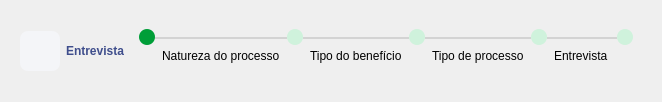
       <widget class="QFrame" name="frCabecalho">
        <property name="sizePolicy">
         <sizepolicy hsizetype="Preferred" vsizetype="Minimum">
          <horstretch>0</horstretch>
          <verstretch>0</verstretch>
         </sizepolicy>
        </property>
        <property name="maximumSize">
         <size>
          <width>16777215</width>
          <height>160</height>
         </size>
        </property>
        <property name="styleSheet">
         <string notr="true">/*------------------------------------------- Frame -------------------------------------------*/
#frPrimeiraEtapa {
	border-radius: 8px;
	background-color: #009E38;
}

#frSegundaEtapa, #frTerceiraEtapa, 
#frQuartaEtapa, #frQuintaEtapa {
	border-radius: 8px;
	background-color: #CFF2DC;
}

#frSeparador1, #frSeparador2, #frSeparador3, #frSeparador4 {
	background-color: lightgrey;
}

/*------------------------------------------- Push Button -------------------------------------------*/
#pbVoltar {
	background-image: url(:/voltar/back.png);
	background-position: center;
	background-repeat: no-repeat;

	background-color: #F4F5F8;
	border-radius: 8px;
}

#pbVoltar:hover {
	background-image: url(:/voltar/back.png);
	background-position: center;
	background-repeat: no-repeat;

	background-color: rgb(228, 233, 248);
	border-radius: 8px;
}


/*------------------------------------------- Label -------------------------------------------*/
#lbInfoTitulo {
	font: 16pt &quot;Avenir LT Std&quot;;
	color: #3F4E8C;
	font-weight: 750;
}

#lbInfoNatureza, #lbInfoTpBeneficio,
#lbInfoTpProcesso, #lbInfoEntrevista {
	font: 10pt &quot;Avenir LT Std&quot;;
	color: black;
	padding: 4px;
}</string>
        </property>
        <property name="frameShape">
         <enum>QFrame::NoFrame</enum>
        </property>
        <property name="frameShadow">
         <enum>QFrame::Raised</enum>
        </property>
        <layout class="QVBoxLayout" name="verticalLayout_2">
         <property name="spacing">
          <number>0</number>
         </property>
         <item alignment="Qt::AlignTop">
          <widget class="QFrame" name="frTitulo">
           <property name="maximumSize">
            <size>
             <width>16777215</width>
             <height>80</height>
            </size>
           </property>
           <property name="frameShape">
            <enum>QFrame::NoFrame</enum>
           </property>
           <property name="frameShadow">
            <enum>QFrame::Raised</enum>
           </property>
           <layout class="QHBoxLayout" name="horizontalLayout">
            <item>
             <widget class="QPushButton" name="pbVoltar">
              <property name="minimumSize">
               <size>
                <width>40</width>
                <height>40</height>
               </size>
              </property>
              <property name="maximumSize">
               <size>
                <width>40</width>
                <height>40</height>
               </size>
              </property>
              <property name="text">
               <string/>
              </property>
             </widget>
            </item>
            <item>
             <widget class="QLabel" name="lbInfoTitulo">
              <property name="text">
               <string>Entrevista</string>
              </property>
             </widget>
            </item>
            <item alignment="Qt::AlignHCenter">
             <widget class="QFrame" name="frMigalhas">
              <property name="sizePolicy">
               <sizepolicy hsizetype="Preferred" vsizetype="Preferred">
                <horstretch>0</horstretch>
                <verstretch>0</verstretch>
               </sizepolicy>
              </property>
              <property name="frameShape">
               <enum>QFrame::NoFrame</enum>
              </property>
              <property name="frameShadow">
               <enum>QFrame::Raised</enum>
              </property>
              <layout class="QHBoxLayout" name="horizontalLayout_2">
               <property name="spacing">
                <number>0</number>
               </property>
               <item>
                <widget class="QFrame" name="frame">
                 <property name="frameShape">
                  <enum>QFrame::NoFrame</enum>
                 </property>
                 <property name="frameShadow">
                  <enum>QFrame::Raised</enum>
                 </property>
                 <layout class="QVBoxLayout" name="verticalLayout_3">
                  <property name="spacing">
                   <number>0</number>
                  </property>
                  <property name="leftMargin">
                   <number>0</number>
                  </property>
                  <property name="topMargin">
                   <number>0</number>
                  </property>
                  <property name="rightMargin">
                   <number>0</number>
                  </property>
                  <property name="bottomMargin">
                   <number>0</number>
                  </property>
                  <item>
                   <widget class="QFrame" name="frPrimeiraEtapa">
                    <property name="minimumSize">
                     <size>
                      <width>16</width>
                      <height>16</height>
                     </size>
                    </property>
                    <property name="maximumSize">
                     <size>
                      <width>16</width>
                      <height>16</height>
                     </size>
                    </property>
                    <property name="frameShape">
                     <enum>QFrame::NoFrame</enum>
                    </property>
                    <property name="frameShadow">
                     <enum>QFrame::Raised</enum>
                    </property>
                   </widget>
                  </item>
                  <item>
                   <spacer name="verticalSpacer">
                    <property name="orientation">
                     <enum>Qt::Vertical</enum>
                    </property>
                    <property name="sizeHint" stdset="0">
                     <size>
                      <width>16</width>
                      <height>40</height>
                     </size>
                    </property>
                   </spacer>
                  </item>
                 </layout>
                </widget>
               </item>
               <item>
                <widget class="QFrame" name="frame_4">
                 <property name="sizePolicy">
                  <sizepolicy hsizetype="Preferred" vsizetype="MinimumExpanding">
                   <horstretch>0</horstretch>
                   <verstretch>0</verstretch>
                  </sizepolicy>
                 </property>
                 <property name="frameShape">
                  <enum>QFrame::NoFrame</enum>
                 </property>
                 <property name="frameShadow">
                  <enum>QFrame::Raised</enum>
                 </property>
                 <layout class="QVBoxLayout" name="verticalLayout_4">
                  <property name="spacing">
                   <number>0</number>
                  </property>
                  <property name="leftMargin">
                   <number>0</number>
                  </property>
                  <property name="topMargin">
                   <number>8</number>
                  </property>
                  <property name="rightMargin">
                   <number>0</number>
                  </property>
                  <property name="bottomMargin">
                   <number>0</number>
                  </property>
                  <item>
                   <widget class="QFrame" name="frSeparador1">
                    <property name="sizePolicy">
                     <sizepolicy hsizetype="Preferred" vsizetype="MinimumExpanding">
                      <horstretch>0</horstretch>
                      <verstretch>0</verstretch>
                     </sizepolicy>
                    </property>
                    <property name="minimumSize">
                     <size>
                      <width>70</width>
                      <height>0</height>
                     </size>
                    </property>
                    <property name="maximumSize">
                     <size>
                      <width>16777215</width>
                      <height>2</height>
                     </size>
                    </property>
                    <property name="frameShape">
                     <enum>QFrame::NoFrame</enum>
                    </property>
                    <property name="frameShadow">
                     <enum>QFrame::Raised</enum>
                    </property>
                   </widget>
                  </item>
                  <item alignment="Qt::AlignVCenter">
                   <widget class="QLabel" name="lbInfoNatureza">
                    <property name="sizePolicy">
                     <sizepolicy hsizetype="Preferred" vsizetype="MinimumExpanding">
                      <horstretch>0</horstretch>
                      <verstretch>0</verstretch>
                     </sizepolicy>
                    </property>
                    <property name="text">
                     <string>Natureza do processo</string>
                    </property>
                   </widget>
                  </item>
                 </layout>
                </widget>
               </item>
               <item>
                <widget class="QFrame" name="frame_3">
                 <property name="frameShape">
                  <enum>QFrame::NoFrame</enum>
                 </property>
                 <property name="frameShadow">
                  <enum>QFrame::Raised</enum>
                 </property>
                 <layout class="QVBoxLayout" name="verticalLayout_5">
                  <property name="spacing">
                   <number>0</number>
                  </property>
                  <property name="leftMargin">
                   <number>0</number>
                  </property>
                  <property name="topMargin">
                   <number>0</number>
                  </property>
                  <property name="rightMargin">
                   <number>0</number>
                  </property>
                  <property name="bottomMargin">
                   <number>0</number>
                  </property>
                  <item>
                   <widget class="QFrame" name="frSegundaEtapa">
                    <property name="minimumSize">
                     <size>
                      <width>16</width>
                      <height>16</height>
                     </size>
                    </property>
                    <property name="maximumSize">
                     <size>
                      <width>16</width>
                      <height>16</height>
                     </size>
                    </property>
                    <property name="frameShape">
                     <enum>QFrame::NoFrame</enum>
                    </property>
                    <property name="frameShadow">
                     <enum>QFrame::Raised</enum>
                    </property>
                   </widget>
                  </item>
                  <item>
                   <spacer name="verticalSpacer_2">
                    <property name="orientation">
                     <enum>Qt::Vertical</enum>
                    </property>
                    <property name="sizeHint" stdset="0">
                     <size>
                      <width>16</width>
                      <height>40</height>
                     </size>
                    </property>
                   </spacer>
                  </item>
                 </layout>
                </widget>
               </item>
               <item>
                <widget class="QFrame" name="frame_6">
                 <property name="sizePolicy">
                  <sizepolicy hsizetype="Preferred" vsizetype="MinimumExpanding">
                   <horstretch>0</horstretch>
                   <verstretch>0</verstretch>
                  </sizepolicy>
                 </property>
                 <property name="frameShape">
                  <enum>QFrame::NoFrame</enum>
                 </property>
                 <property name="frameShadow">
                  <enum>QFrame::Raised</enum>
                 </property>
                 <layout class="QVBoxLayout" name="verticalLayout_6">
                  <property name="spacing">
                   <number>0</number>
                  </property>
                  <property name="leftMargin">
                   <number>0</number>
                  </property>
                  <property name="topMargin">
                   <number>8</number>
                  </property>
                  <property name="rightMargin">
                   <number>0</number>
                  </property>
                  <property name="bottomMargin">
                   <number>0</number>
                  </property>
                  <item>
                   <widget class="QFrame" name="frSeparador2">
                    <property name="sizePolicy">
                     <sizepolicy hsizetype="Preferred" vsizetype="MinimumExpanding">
                      <horstretch>0</horstretch>
                      <verstretch>0</verstretch>
                     </sizepolicy>
                    </property>
                    <property name="minimumSize">
                     <size>
                      <width>70</width>
                      <height>0</height>
                     </size>
                    </property>
                    <property name="maximumSize">
                     <size>
                      <width>16777215</width>
                      <height>2</height>
                     </size>
                    </property>
                    <property name="frameShape">
                     <enum>QFrame::NoFrame</enum>
                    </property>
                    <property name="frameShadow">
                     <enum>QFrame::Raised</enum>
                    </property>
                   </widget>
                  </item>
                  <item alignment="Qt::AlignVCenter">
                   <widget class="QLabel" name="lbInfoTpBeneficio">
                    <property name="sizePolicy">
                     <sizepolicy hsizetype="Preferred" vsizetype="MinimumExpanding">
                      <horstretch>0</horstretch>
                      <verstretch>0</verstretch>
                     </sizepolicy>
                    </property>
                    <property name="text">
                     <string>Tipo do benefício</string>
                    </property>
                   </widget>
                  </item>
                 </layout>
                </widget>
               </item>
               <item>
                <widget class="QFrame" name="frame_7">
                 <property name="frameShape">
                  <enum>QFrame::NoFrame</enum>
                 </property>
                 <property name="frameShadow">
                  <enum>QFrame::Raised</enum>
                 </property>
                 <layout class="QVBoxLayout" name="verticalLayout_7">
                  <property name="spacing">
                   <number>0</number>
                  </property>
                  <property name="leftMargin">
                   <number>0</number>
                  </property>
                  <property name="topMargin">
                   <number>0</number>
                  </property>
                  <property name="rightMargin">
                   <number>0</number>
                  </property>
                  <property name="bottomMargin">
                   <number>0</number>
                  </property>
                  <item>
                   <widget class="QFrame" name="frTerceiraEtapa">
                    <property name="minimumSize">
                     <size>
                      <width>16</width>
                      <height>16</height>
                     </size>
                    </property>
                    <property name="maximumSize">
                     <size>
                      <width>16</width>
                      <height>16</height>
                     </size>
                    </property>
                    <property name="frameShape">
                     <enum>QFrame::NoFrame</enum>
                    </property>
                    <property name="frameShadow">
                     <enum>QFrame::Raised</enum>
                    </property>
                   </widget>
                  </item>
                  <item>
                   <spacer name="verticalSpacer_3">
                    <property name="orientation">
                     <enum>Qt::Vertical</enum>
                    </property>
                    <property name="sizeHint" stdset="0">
                     <size>
                      <width>16</width>
                      <height>40</height>
                     </size>
                    </property>
                   </spacer>
                  </item>
                 </layout>
                </widget>
               </item>
               <item>
                <widget class="QFrame" name="frame_5">
                 <property name="sizePolicy">
                  <sizepolicy hsizetype="Preferred" vsizetype="MinimumExpanding">
                   <horstretch>0</horstretch>
                   <verstretch>0</verstretch>
                  </sizepolicy>
                 </property>
                 <property name="frameShape">
                  <enum>QFrame::NoFrame</enum>
                 </property>
                 <property name="frameShadow">
                  <enum>QFrame::Raised</enum>
                 </property>
                 <layout class="QVBoxLayout" name="verticalLayout_8">
                  <property name="spacing">
                   <number>0</number>
                  </property>
                  <property name="leftMargin">
                   <number>0</number>
                  </property>
                  <property name="topMargin">
                   <number>8</number>
                  </property>
                  <property name="rightMargin">
                   <number>0</number>
                  </property>
                  <property name="bottomMargin">
                   <number>0</number>
                  </property>
                  <item>
                   <widget class="QFrame" name="frSeparador3">
                    <property name="sizePolicy">
                     <sizepolicy hsizetype="Preferred" vsizetype="MinimumExpanding">
                      <horstretch>0</horstretch>
                      <verstretch>0</verstretch>
                     </sizepolicy>
                    </property>
                    <property name="minimumSize">
                     <size>
                      <width>70</width>
                      <height>0</height>
                     </size>
                    </property>
                    <property name="maximumSize">
                     <size>
                      <width>16777215</width>
                      <height>2</height>
                     </size>
                    </property>
                    <property name="frameShape">
                     <enum>QFrame::NoFrame</enum>
                    </property>
                    <property name="frameShadow">
                     <enum>QFrame::Raised</enum>
                    </property>
                   </widget>
                  </item>
                  <item alignment="Qt::AlignVCenter">
                   <widget class="QLabel" name="lbInfoTpProcesso">
                    <property name="sizePolicy">
                     <sizepolicy hsizetype="Preferred" vsizetype="MinimumExpanding">
                      <horstretch>0</horstretch>
                      <verstretch>0</verstretch>
                     </sizepolicy>
                    </property>
                    <property name="text">
                     <string>Tipo de processo</string>
                    </property>
                   </widget>
                  </item>
                 </layout>
                </widget>
               </item>
               <item>
                <widget class="QFrame" name="frame_8">
                 <property name="frameShape">
                  <enum>QFrame::NoFrame</enum>
                 </property>
                 <property name="frameShadow">
                  <enum>QFrame::Raised</enum>
                 </property>
                 <layout class="QVBoxLayout" name="verticalLayout_9">
                  <property name="spacing">
                   <number>0</number>
                  </property>
                  <property name="leftMargin">
                   <number>0</number>
                  </property>
                  <property name="topMargin">
                   <number>0</number>
                  </property>
                  <property name="rightMargin">
                   <number>0</number>
                  </property>
                  <property name="bottomMargin">
                   <number>0</number>
                  </property>
                  <item>
                   <widget class="QFrame" name="frQuartaEtapa">
                    <property name="minimumSize">
                     <size>
                      <width>16</width>
                      <height>16</height>
                     </size>
                    </property>
                    <property name="maximumSize">
                     <size>
                      <width>16</width>
                      <height>16</height>
                     </size>
                    </property>
                    <property name="frameShape">
                     <enum>QFrame::NoFrame</enum>
                    </property>
                    <property name="frameShadow">
                     <enum>QFrame::Raised</enum>
                    </property>
                   </widget>
                  </item>
                  <item>
                   <spacer name="verticalSpacer_4">
                    <property name="orientation">
                     <enum>Qt::Vertical</enum>
                    </property>
                    <property name="sizeHint" stdset="0">
                     <size>
                      <width>16</width>
                      <height>40</height>
                     </size>
                    </property>
                   </spacer>
                  </item>
                 </layout>
                </widget>
               </item>
               <item>
                <widget class="QFrame" name="frame_14">
                 <property name="sizePolicy">
                  <sizepolicy hsizetype="Preferred" vsizetype="MinimumExpanding">
                   <horstretch>0</horstretch>
                   <verstretch>0</verstretch>
                  </sizepolicy>
                 </property>
                 <property name="frameShape">
                  <enum>QFrame::NoFrame</enum>
                 </property>
                 <property name="frameShadow">
                  <enum>QFrame::Raised</enum>
                 </property>
                 <layout class="QVBoxLayout" name="verticalLayout_11">
                  <property name="spacing">
                   <number>0</number>
                  </property>
                  <property name="leftMargin">
                   <number>0</number>
                  </property>
                  <property name="topMargin">
                   <number>8</number>
                  </property>
                  <property name="rightMargin">
                   <number>0</number>
                  </property>
                  <property name="bottomMargin">
                   <number>0</number>
                  </property>
                  <item>
                   <widget class="QFrame" name="frSeparador4">
                    <property name="sizePolicy">
                     <sizepolicy hsizetype="Preferred" vsizetype="MinimumExpanding">
                      <horstretch>0</horstretch>
                      <verstretch>0</verstretch>
                     </sizepolicy>
                    </property>
                    <property name="minimumSize">
                     <size>
                      <width>70</width>
                      <height>0</height>
                     </size>
                    </property>
                    <property name="maximumSize">
                     <size>
                      <width>16777215</width>
                      <height>2</height>
                     </size>
                    </property>
                    <property name="frameShape">
                     <enum>QFrame::NoFrame</enum>
                    </property>
                    <property name="frameShadow">
                     <enum>QFrame::Raised</enum>
                    </property>
                   </widget>
                  </item>
                  <item>
                   <widget class="QLabel" name="lbInfoEntrevista">
                    <property name="sizePolicy">
                     <sizepolicy hsizetype="Preferred" vsizetype="MinimumExpanding">
                      <horstretch>0</horstretch>
                      <verstretch>0</verstretch>
                     </sizepolicy>
                    </property>
                    <property name="text">
                     <string>Entrevista</string>
                    </property>
                   </widget>
                  </item>
                 </layout>
                </widget>
               </item>
               <item>
                <widget class="QFrame" name="frame_15">
                 <property name="frameShape">
                  <enum>QFrame::NoFrame</enum>
                 </property>
                 <property name="frameShadow">
                  <enum>QFrame::Raised</enum>
                 </property>
                 <layout class="QVBoxLayout" name="verticalLayout_12">
                  <property name="spacing">
                   <number>0</number>
                  </property>
                  <property name="leftMargin">
                   <number>0</number>
                  </property>
                  <property name="topMargin">
                   <number>0</number>
                  </property>
                  <property name="rightMargin">
                   <number>0</number>
                  </property>
                  <property name="bottomMargin">
                   <number>0</number>
                  </property>
                  <item>
                   <widget class="QFrame" name="frQuintaEtapa">
                    <property name="minimumSize">
                     <size>
                      <width>16</width>
                      <height>16</height>
                     </size>
                    </property>
                    <property name="maximumSize">
                     <size>
                      <width>16</width>
                      <height>16</height>
                     </size>
                    </property>
                    <property name="frameShape">
                     <enum>QFrame::NoFrame</enum>
                    </property>
                    <property name="frameShadow">
                     <enum>QFrame::Raised</enum>
                    </property>
                   </widget>
                  </item>
                  <item>
                   <spacer name="verticalSpacer_9">
                    <property name="orientation">
                     <enum>Qt::Vertical</enum>
                    </property>
                    <property name="sizeHint" stdset="0">
                     <size>
                      <width>16</width>
                      <height>25</height>
                     </size>
                    </property>
                   </spacer>
                  </item>
                 </layout>
                </widget>
               </item>
              </layout>
             </widget>
            </item>
           </layout>
          </widget>
         </item>
        </layout>
       </widget>
